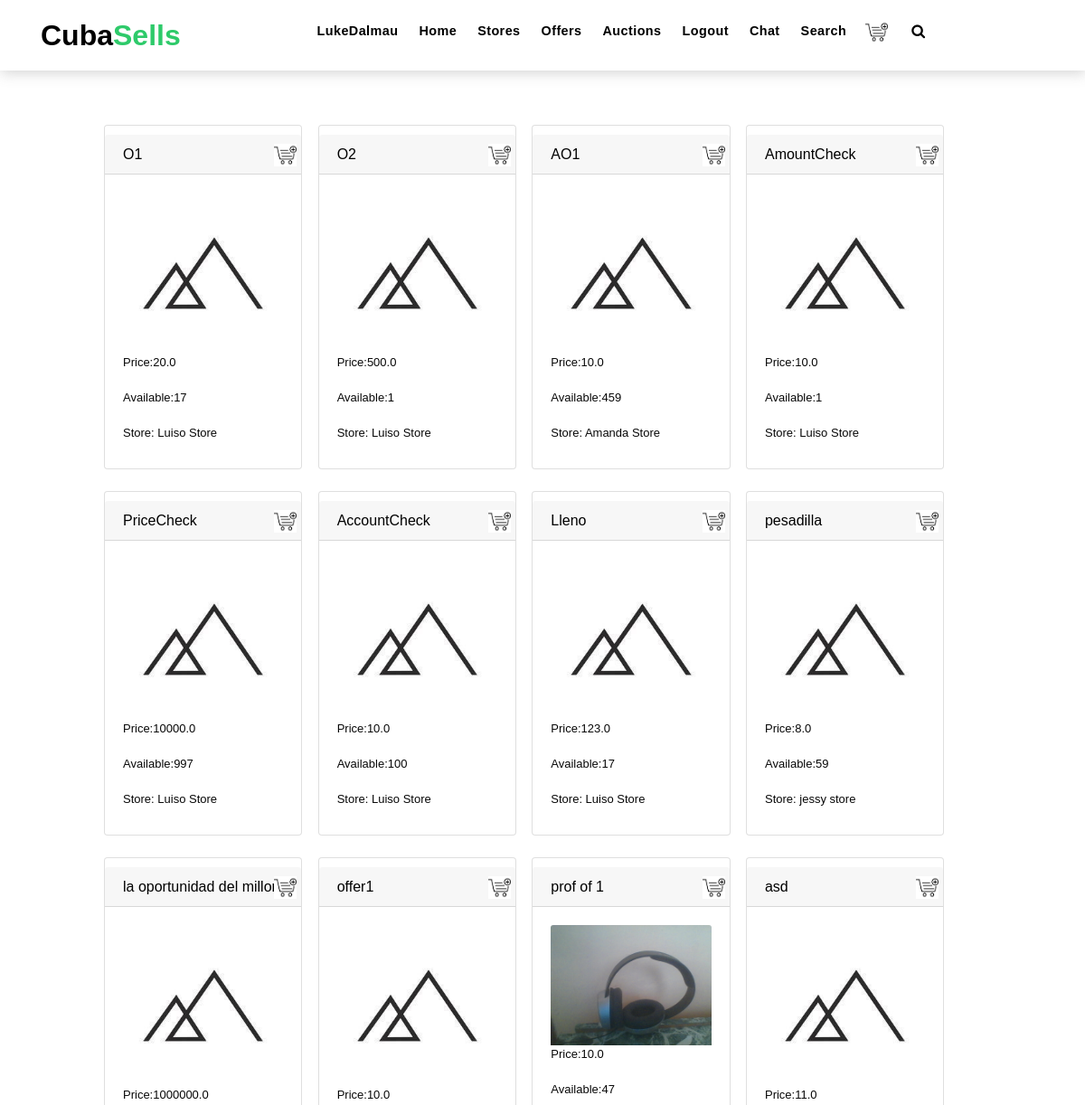
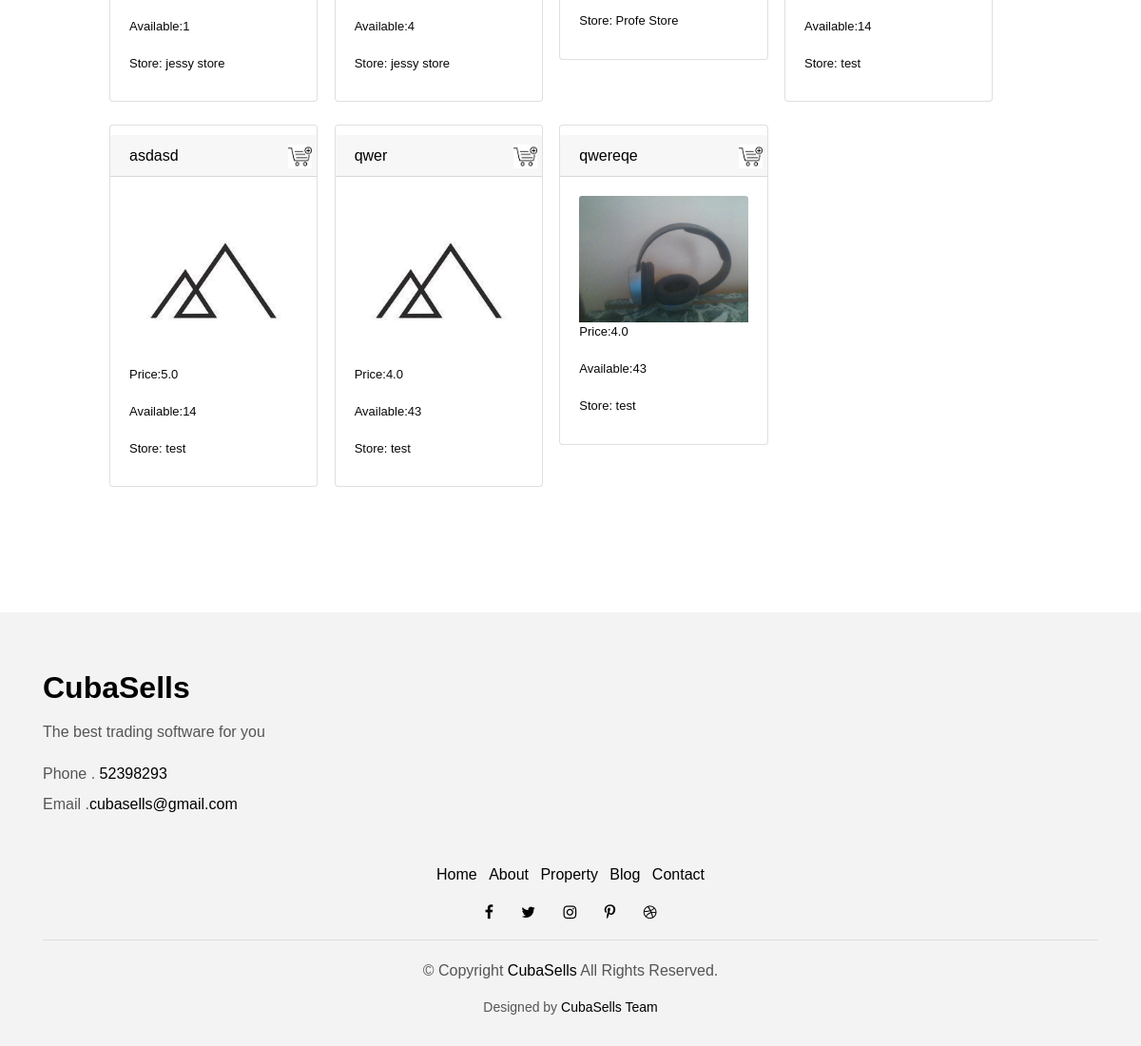
Screenshot of /offer/ (signed in) with the database file from the repository (2 pictures, top to bottom).
### project/models.py (models this page shows, shortened)
class Offer(models.Model):
    price = models.FloatField(name='Price',validators=(validate_positive,))
    name = models.CharField(name='Offer_name', max_length=50)
    description = models.CharField(name='Offer_description', max_length=150)
    store = models.ForeignKey(Store,name = 'Store', default = -1, on_delete=models.CASCADE)
    buy_offer = models.ManyToManyField(BankAccount,through='BuyOffer',through_fields=('Offer','Buyer'))
    images = models.ManyToManyField(Image, name='Images',related_name='Images_Offer',blank=True)
    tags = models.ManyToManyField(Tag, name='Tags',related_name='Tags_Offer',blank=True)
    suboffer = models.ManyToManyField(SubOffer,name='Suboffer',related_name='Suboffer_offer')

class Store(models.Model):
    name = models.CharField(name='Name',max_length=150)
    create_date = models.DateTimeField(name="Create_Date",auto_now=False, auto_now_add=True)
    email = models.EmailField(name='Email', max_length=254)
    owner = models.ForeignKey(MyUser, name='Owner', on_delete=models.CASCADE)
    description = models.CharField(name="Description",max_length=400, default='',help_text='Description',blank=True)
    images = models.ManyToManyField(Image, name='Images',related_name='Images_Store',blank=True)
    tags = models.ManyToManyField(Tag, name='Tags',related_name='Tags_Store',blank=True)
    phone = models.PositiveIntegerField(name='Phone',null=True,blank=True)
    bank_account = models.ForeignKey(BankAccount,name = 'Bank_Account', on_delete=models.CASCADE)
    def __str__(self):
        return self.Name

class Image(models.Model):
    name = models.CharField(name='ImageName',max_length=200)
    image = models.ImageField(name = 'Image', upload_to='images',default='default.jpg')
    owner = models.ForeignKey('project.MyUser', name="Owner", on_delete=models.CASCADE)

### project/offer/views.py (the view, shortened to what this page needs)
# urls.py: path('',OfferListView.as_view(),name='offer_list'),
class OfferListView(FilterOrderAuthenticateListView):
    model = Offer
    template_name = "offer/list.html"
    permission = 'project.view_offer'
    form_order = OfferOrderForm
    form_filter = OfferFilter
    queryset=None
    def get_queryset(self):
        q = Offer.Suboffer.through.objects.values().annotate(
            available=F(
                "suboffer_id__Product_offer_id__Store_Amount")/F(
                "suboffer_id__Amount")).values("offer_id").annotate(
                    available=Min("available")).filter(offer_id=OuterRef("pk"))
        if self.queryset is not None:
            queryset = self.queryset
            if isinstance(queryset, QuerySet):
                queryset = queryset.annotate(available=Subquery(q.values("available")))
        elif self.model is not None:
            try:
                queryset = self.model.objects.filter(
                    Store__id=self.kwargs['store_id']).annotate(available=Subquery(q.values("available")))
            except KeyError:
                queryset = self.model.objects.annotate(available=Subquery(q.values("available")))
        ordering = self.get_ordering()
        if ordering:
            if isinstance(ordering, str):
                ordering = (ordering,)
            queryset = queryset.order_by(*ordering)
        return queryset

### templates/offer/list.html (shortened to what this page needs)
{%extends 'base/list2.html' %}
{%load static%}
{%block search%}
<button type="button" class="btn btn-search navbar-toggle-box-collapse d-none d-md-block" data-toggle="collapse"
    data-target="#navbarTogglerDemo01" aria-expanded="false" style = "background-color: white; height: 5px;">
    <span class="fa fa-search"  aria-hidden="false"></span>
</button>
{%endblock search%}
{%block url%}
<a href="{%url 'offer:offer_view' object.id%}">{{object.Offer_name}}</a>
{%endblock url%}
{%block cart%}
    <a href="{% url 'cart:cart_create' object.id %}" >
        <img src="{%static 'img/cart.png' %}" class="cart shopping_cart">
    </a>
{%endblock cart%}
{%block add_features%}
<div class = "card-size-font">
    <a> Price:{{object.Price}}</a>
    <br>
    <a> Available:{{object.available}}</a>
    <br>
    <a>Store: {{object.Store}}</a>
    <div class = "btn-group top" >
    </div>
</div>
{%endblock add_features%}

### templates/base/list2.html (shortened to what this page needs)
{% extends 'base/base.html' %}
{%load static %}
{% block body %}
    {% if object_list %}
<div class = "container" style = "margin-left:auto; margin-right: auto; margin-top: 10px;">
    <div class="row prod" >
        {% for object in object_list%}
        <div class="col-lg-2 col-md-6 mb-4 btn-modify ">
        <div class="card h-70 card-width top">
                <h6 class="container card-header" >
                    {%block url %}{%endblock url%}
                    {%block cart%}
                    {%endblock cart%}
                </h6>
                <div class="card-body">
                    {% block image %}
                    {%if not object.Images.all%}
                    <a><img class="card-img-top" src="{% static 'img/not_found.jpg' %}" alt=""></a>
                    {%else%}
                    <img class="card-img-top" src="{% static object.Images.all.first.Image.url %}" alt="">
                    {%endif%}
                    {% endblock image %}
                    {% block tag%}
                    <div class  = "black">
                        {%block add_features%}
                        {%endblock add_features%}
                    </div>
                    {%endblock tag%}
                </div>
            </div>
        </div>
        {%endfor%}
    </div>
</div>
    {%else%}
    {%block else%}
    {%endblock else%}
    {%endif%}
{% endblock body %}

### templates/base/base.html (shortened to what this page needs)
{% load static %}
<!DOCTYPE html>
<html lang="en">
<head>
    {% block head %}
    <link href="{% static 'lib/bootstrap/css/bootstrap.min.css' %}" rel="stylesheet">
    <link href="{% static 'lib/font-awesome/css/font-awesome.min.css' %}" rel="stylesheet">
    <link href="{% static 'lib/animate/animate.min.css' %}" rel="stylesheet">
    <link href="{% static 'lib/ionicons/css/ionicons.min.css' %}" rel="stylesheet">
    <link href="{% static 'lib/owlcarousel/assets/owl.carousel.min.css' %}" rel="stylesheet">
    {% block style %}
    <link href="{% static 'css/style.css' %}" rel="stylesheet">
    {% endblock style %}
    {% endblock head %}
</head>
{%block init_body%}
<body>
    {%endblock init_body%}
    {% block navbar %}
    <nav class="navbar navbar-default navbar-trans navbar-expand-lg fixed-top">
        <div class="container">
            <a class="navbar-brand text-brand" href="{% url 'cubasells:index' %} ">Cuba<span
                    class="color-b">Sells</span></a>
            <div class="navbar-collapse collapse justify-content-center" id="navbarDefault">
                <ul class="navbar-nav">
                    {% block navbar_labels %}
                    {% if user.username %}
                    <li class="nav-item">
                        <a class="nav-link" href="{% url 'cubasells:user_index' %}">{{user.username}}</a>
                    </li>
                    {% endif %}
                    <li class="nav-item">
                        <a class="nav-link" href="{% url 'cubasells:index' %} "> Home </a>
                    </li>
                    {% if user.username %}
                    <li class="nav-item">
                        <a class="nav-link" href="{% url 'store:store_list' %}">Stores</a>
                    </li>
                    <li class="nav-item">
                        <a class="nav-link" href="{% url 'offer:offer_list' %}">Offers</a>
                    </li>
                    <li class="nav-item">
                        <a class="nav-link" href="{% url 'auction:auction_list' %}">Auctions</a>
                    </li>
                    <li class="nav-item">
                        <a class="nav-link" href="{% url 'cubasells:logout' %}">Logout</a>
                    </li>
                    <li class="nav-item">
                        <a class="nav-link" href="{% url 'chat:chat_index' %}">Chat</a>
                    </li>
                    <li class="nav-item">
                        <a class="nav-link" href="{% url 'other:tag_search' %}">Search</a>
                    </li>
                    <a href="{% url 'cart:cart_list' %}" class="btn btn-default">
                        <img src="{%static 'img/cart.png' %}" class=" shopping_cart">
                    </a>
                    {% endif %}
                    {%block search%}
                    {%endblock search%}
                    {% endblock navbar_labels %}
                </ul>
            </div>
        </div>
    </nav>
    {% endblock navbar %}
    {%block init_section%}
    <section class="intro-single">
        {%endblock init_section%}
        {% block body %}{% endblock body %}
    </section>
    {% block footer %}
    <section class="section-footer">
        <div class="container">
            <div class="row">
                <div class="col-sm-12 col-md-4">
                    <div class="widget-a">
                        <div class="w-header-a">
                            <h3 class="w-title-a text-brand">CubaSells</h3>
                        </div>
                        <div class="w-body-a">
                            <p class="w-text-a color-text-a">
                                The best trading software for you
                            </p>
                        </div>
                        <div class="w-footer-a">
                            <ul class="list-unstyled">
                                <li class="color-a">
                                    <span class="color-text-a">Phone .</span> 52398293</li>
                                <li class="color-a">
                                    <span class="color-text-a">Email .</span>cubasells@gmail.com </li>
                            </ul>
                        </div>
                    </div>
                </div>
            </div>
        </div>
    </section>
    <footer>
        <div class="container">
            <div class="row">
                <div class="col-md-12">
                    <nav class="nav-footer">
                        <ul class="list-inline">
                            <li class="list-inline-item">
                                <a href="#">Home</a>
                            </li>
                            <li class="list-inline-item">
                                <a href="#">About</a>
                            </li>
                            <li class="list-inline-item">
                                <a href="#">Property</a>
                            </li>
                            <li class="list-inline-item">
                                <a href="#">Blog</a>
                            </li>
                            <li class="list-inline-item">
                                <a href="#">Contact</a>
                            </li>
                        </ul>
                    </nav>
                    <div class="socials-a">
                        <ul class="list-inline">
                            <li class="list-inline-item">
                                <a href="#">
                                    <i class="fa fa-facebook" aria-hidden="true"></i>
                                </a>
                            </li>
                            <li class="list-inline-item">
                                <a href="#">
                                    <i class="fa fa-twitter" aria-hidden="true"></i>
                                </a>
                            </li>
                            <li class="list-inline-item">
                                <a href="#">
                                    <i class="fa fa-instagram" aria-hidden="true"></i>
                                </a>
                            </li>
                            <li class="list-inline-item">
                                <a href="#">
                                    <i class="fa fa-pinterest-p" aria-hidden="true"></i>
                                </a>
                            </li>
                            <li class="list-inline-item">
                                <a href="#">
                                    <i class="fa fa-dribbble" aria-hidden="true"></i>
                                </a>
                            </li>
                        </ul>
                    </div>
                    <div class="copyright-footer">
                        <p class="copyright color-text-a">
                            &copy; Copyright
                            <span class="color-a">CubaSells</span> All Rights Reserved.
                        </p>
                    </div>
                    <div class="credits">
                        Designed by <a href="#">CubaSells Team</a>
                    </div>
                </div>
            </div>
        </div>
    </footer>
    {% endblock footer %}
</body>

### rows the page displays
Offer: Offer_name "O1", Price "20.0", available "17", Store "Luiso Store"
Offer: Offer_name "O2", Price "500.0", available "1", Store "Luiso Store"
Offer: Offer_name "AO1", Price "10.0", available "459", Store "Amanda Store"
Offer: Offer_name "AmountCheck", Price "10.0", available "1", Store "Luiso Store"
Offer: Offer_name "PriceCheck", Price "10000.0", available "997", Store "Luiso Store"
Offer: Offer_name "AccountCheck", Price "10.0", available "100", Store "Luiso Store"
Offer: Offer_name "Lleno", Price "123.0", available "17", Store "Luiso Store"
Offer: Offer_name "pesadilla", Price "8.0", available "59", Store "jessy store"
Offer: Offer_name "la oportunidad del millon", Price "1000000.0", available "1", Store "jessy store"
Offer: Offer_name "offer1", Price "10.0", available "4", Store "jessy store"
Offer: Offer_name "prof of 1", id.Image (picture), Price "10.0", available "47", Store "Profe Store"
Offer: Offer_name "asd", Price "11.0", available "14", Store "test"
Offer: Offer_name "asdasd", Price "5.0", available "14", Store "test"
Offer: Offer_name "qwer", Price "4.0", available "43", Store "test"
Offer: Offer_name "qwereqe", id.Image (picture), Price "4.0", available "43", Store "test"

### other values shown
{{ user.username }} "LukeDalmau"
